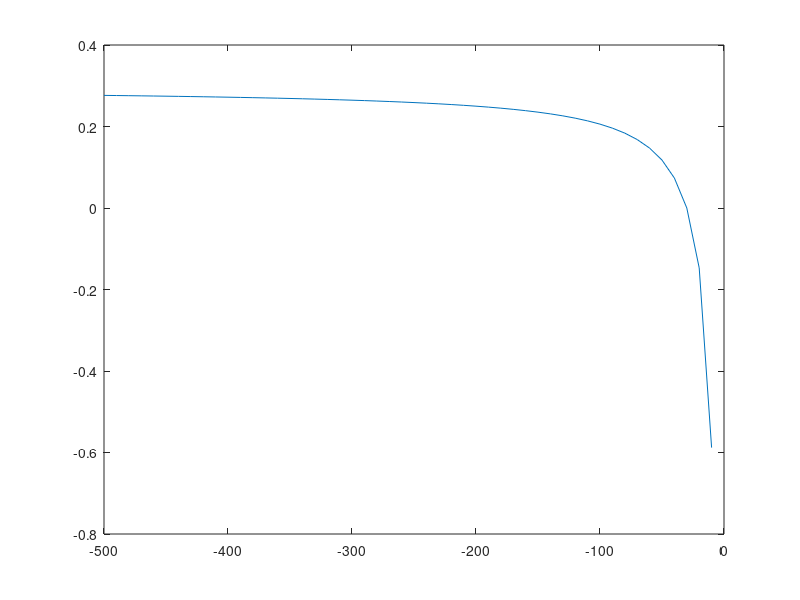

This chart was generated by the following MATLAB code:
d = 30;
H = [0:10:500];
g = 9.8;

rho = 0.001; 
x = 0.001 % ;percent change
g_prime = g*x;
c2 = g_prime .* ( d.*(H - d) ./ H );

figure()
plot(-H, c2)